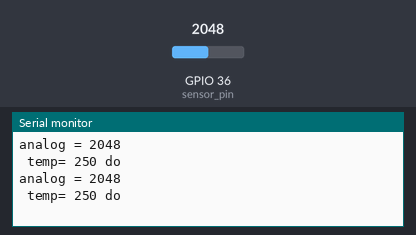
Simulated run of this program. Board: ESP32. Parts: the last lines printed to the serial monitor. The test bench sets the inputs (shaded band); at power-on: GPIO 36 (sensor_pin) = 2048.

Above: at 2.2 s.
2.3 s: GPIO 36 (sensor_pin) set to 2866
At 3.6 s:
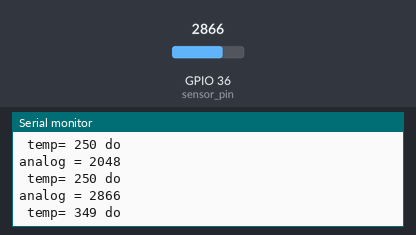
3.8 s: GPIO 36 (sensor_pin) set to 3603
At 4.8 s:
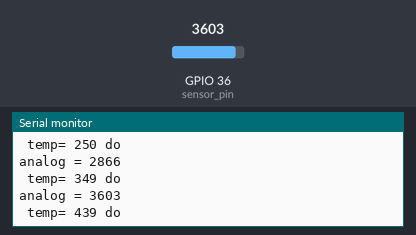
Timing chart, 0 to 6.8 s (numbered marks = the images above; inputs shaded):
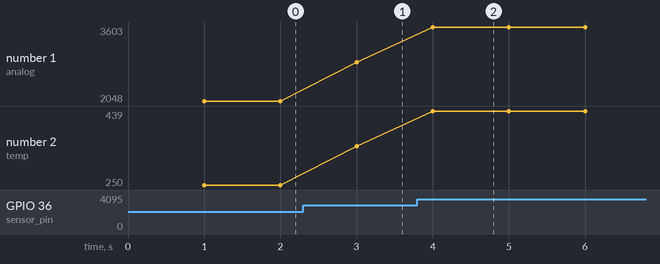

The program:

main.cpp
```cpp
#include <arduino.h>

int temp, analog_sensor;
const int sensor_pin = A0; // chân Vp


void setup()
{
  Serial.begin(115200);
  delay(1000);
  pinMode(sensor_pin, INPUT);
}

void loop()
{
  analog_sensor = analogRead(sensor_pin);
  temp = analog_sensor / 8.19; // 12bit
  Serial.print("analog = ");
  Serial.println(analog_sensor);
  Serial.print(" temp= ");
  Serial.print(temp);
  Serial.println(" do");
  delay(1000);


}
```

Measured:
- after the input at 2.3 s, the serial monitor: prints a new line after 0.70 s (image 1)
- after the input at 3.8 s, the serial monitor: prints a new line after 0.20 s (image 2)
- plotted number 1: 2048 → 2866 after the input at 2.3 s, 2866 → 3603 after the input at 3.8 s
- plotted number 2: 250 → 349 after the input at 2.3 s, 349 → 439 after the input at 3.8 s
